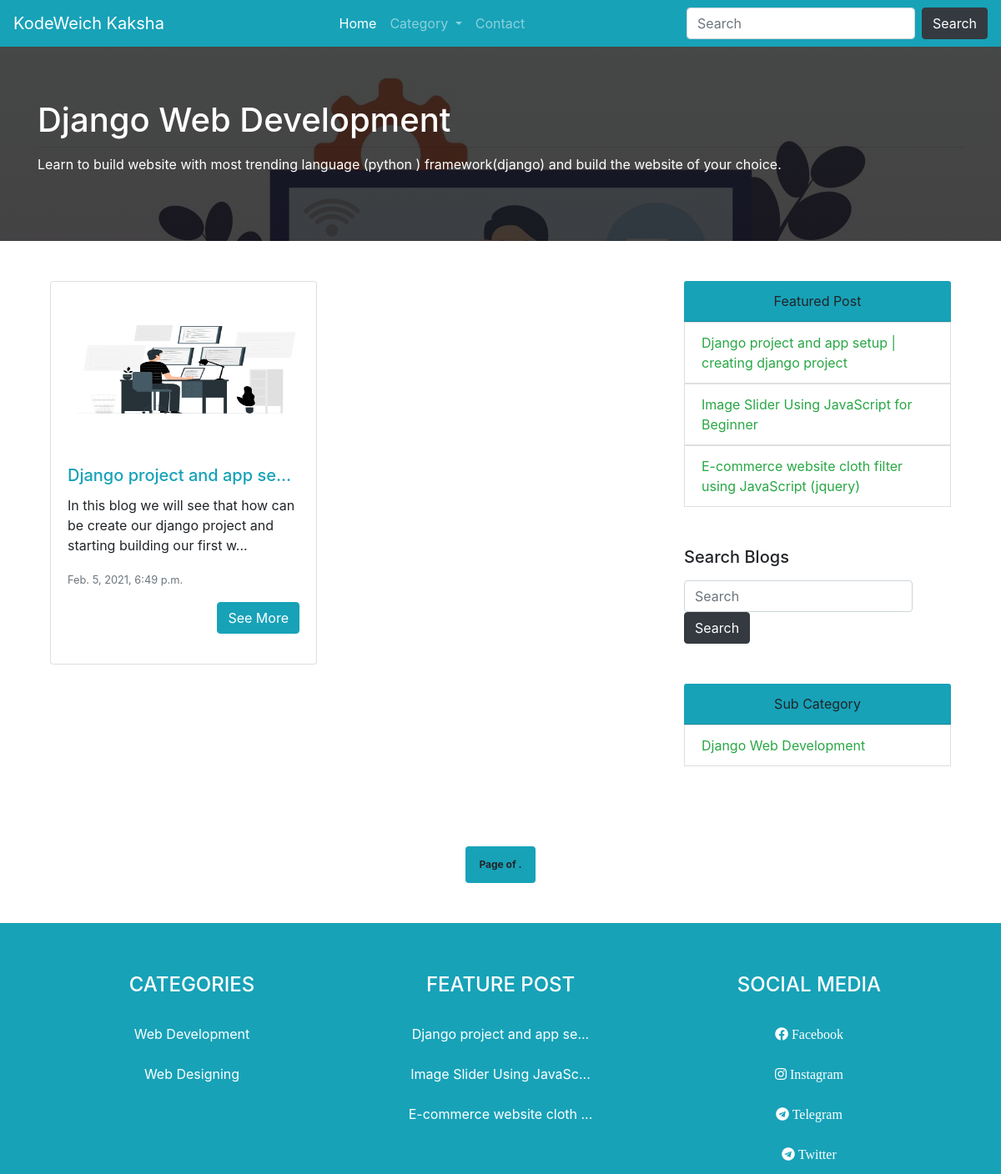
Screenshot of /blogs/web-development/django-web-development with the database file from the repository.
### blog/models.py (models this page shows, shortened)
class Web_detail(models.Model):
    website_name = models.CharField(max_length=100)
    hero_image = models.ImageField(upload_to = "upload/")
    category_image = models.ImageField(upload_to = "upload/")
    sub_category_image = models.ImageField(upload_to = "upload/")
    comment_image = models.ImageField(upload_to = "upload/")
    facebook_link =models.CharField(max_length=200)
    instagram_link =models.CharField(max_length=200)
    twitter_link =models.CharField(max_length=200)
    telegram_link =models.CharField(max_length=200)

class BlogSubCategory(models.Model):
    title = models.CharField(max_length= 50)
    slug = models.CharField(max_length = 100)
    description = models.CharField(max_length = 200)
    category = models.ForeignKey(BlogCategory, on_delete=models.CASCADE)

class Blog(models.Model):
    title = models.CharField(max_length = 100)
    permalink = models.CharField(max_length = 200)
    content = models.TextField()
    description = models.CharField(max_length = 300)
    date = models.DateTimeField(auto_now_add=True)
    author = models.ForeignKey(Author ,on_delete=models.CASCADE)
    category = models.ForeignKey(BlogCategory , on_delete=models.CASCADE)
    sub_category = models.ForeignKey(BlogSubCategory, on_delete=models.CASCADE)
    image = models.ImageField(upload_to = "upload/")

class BlogCategory(models.Model):
    title = models.CharField(max_length= 50)
    slug = models.CharField(max_length = 100)
    description = models.CharField(max_length=200)

### blog/views.py (the view)
# urls.py: path('blogs/<str:category_slug>/<str:subCategory_slug>',SubCatBlogView.as_view(), name="SubCategory"),
class SubCatBlogView(View):
    def get(self,request,category_slug,subCategory_slug):
        category = BlogCategory.objects.get(slug = category_slug)
        sub_cat = BlogSubCategory.objects.get(slug = subCategory_slug)
        blogs = Blog.objects.filter(category = category, sub_category= sub_cat)
        sub_category = BlogSubCategory.objects.filter(category = category)
        blog_obj = pagination(request,blogs,6)
        context = {
            'blogs':blogs,
            'sub_category':sub_category,
            'category':sub_cat,
        }
        return render(request, template_name="blog/blog.html", context=context)

### blog/templatetags/blog_tags.py (called while the page is built)
@register.simple_tag
def SEO():
    configuration= SEO_Configuration.objects.all().first()
    return configuration

@register.simple_tag
def web_detail():
    detail = Web_detail.objects.all().first()
    return detail

@register.simple_tag
def category():
    categories = BlogCategory.objects.all()
    return categories

@register.simple_tag
def feature_post():
    blogs = Blog.objects.all()
    comment_dict = {}
    for blog in blogs:
        no_of_comment = Comment.objects.filter(blog = blog).count()
        comment_dict[blog.permalink] = no_of_comment
    comment = dict(sorted(comment_dict.items(),reverse=True, key=lambda item: item[1]))
    query_set =set()
    for slug in dict(list(comment.items())[0: 5]):
        blog = Blog.objects.get(permalink = slug)
        query_set.add(blog)
    return query_set

### blog/views.py (called while the page is built)
def pagination(request,blogs,page_number):
    paginator = Paginator(blogs, page_number) # Show 25 contacts per page.
    page_number = request.GET.get('page')
    blog_obj = paginator.get_page(page_number)
    return blog_obj

### blog/templates/blog/blog.html (shortened to what this page needs)
{% extends 'blog/layout.html' %}
{% load blog_tags %}
{% SEO as config %}
{% web_detail as detail %}
{% block body %}
<section id="jumbotron" style="background-image:linear-gradient(rgba(23, 26, 24, 0.8),rgba(21, 19, 21, 0.8)),url('{{detail.category_image.url}}'); background-repeat: no-repeat;background-size:cover;">
    <div class="text-white jumbotron mb-0 jumbotron-fluid bg-transparent">
        <div class="container">
            <h1 class="display-5">{{category.title}}</h1>
            <hr class="my-2">
            <p>{{category.description}}</p>
        </div>
    </div>
</section>
<section id="blogs">
    <div class="container pt-5 mx-auto">
        <div class="row row-cols-1 row-cols-md-2">
            <div class="col-lg-8 col-md-8 col-ms-12">
                <div class="contianer">
                    <div class="card-deck">
                        {% for blog in blogs %}
                        <div class="col-lg-6 col-md-6 col-sm-12">
                            <div class="card mb-3">
                                <img src="{{blog.image.url}}" class="card-img-top" alt="..." height="200px">
                                <div class="card-body mb-3">
                                    <a href="/blog/{{blog.permalink}}" class="text-decoration-none text-info"><h5 class="card-title">{{blog.title|slice:":25"}}...</h5></a>
                                    <p class="card-text">{{blog.description|slice:":100"|safe}}...</p>
                                    <p class="card-text"><small class="text-muted">{{blog.date}}</small></p>
                                    <div class="links text-right">
                                        <a href="/blog/{{blog.permalink}}" class="btn btn-info">See More</a>
                                    </div>
                                </div>
                            </div>
                        </div>
                        {% endfor %}
                    </div>
                </div>
            </div>
            <div class="col-lg-4 col-md-4 col-sm-12">
                <div class="container mb-5 mx-auto">
                    <div class="card border-0">
                        <div class="card-header text-center bg-info">
                            Featured Post
                        </div>
                        <ul class="list-group list-group-flush">
                            {% feature_post as posts %}
                            {% for post in posts %}
                            <a href="/blog/{{post.permalink}} "class="text-decoration-none text-success"><li class="list-group-item">{{post.title}}</li></a>
                            {% endfor %}
                        </ul>
                    </div>
                </div>
                <div class="container mb-5 ">
                    <h5 class="mb-3">Search Blogs</h5>
                    <form class="form-inline my-2 my-lg-0"  action="/search_blog/" method="GET">
                        <input class="form-control mr-sm-2" type="search" placeholder="Search" name="search" aria-label="Search">
                        <button class="btn btn-dark my-2 my-sm-0" type="submit">Search</button>
                    </form>
                </div>
                <div class="container  mb-5 mx-auto">
                    <div class="card border-0 ">
                        <div class="card-header bg-info text-center">
                            Sub Category
                        </div>
                        <ul class="list-group list-group-flush">
                            {% for subcat in sub_category %}
                            <a href="/blogs/{{subcat.category.slug}}/{{subcat.slug}}" class="text-decoration-none text-success"><li class="list-group-item">{{subcat.title}}</li></a>
                            {% endfor %}
                        </ul>
                    </div>
                </div>
            </div>
        </div>
        <div class="blog-pagination mb-5 mt-5 d-flex">
            <div class="pagination align-self-center mx-auto">
                <span class="step-links">
                    <span class="current badge bg-info p-3 ">
                        Page {{ blogs.number}} of {{ blogs.paginator.num_pages }}.
                    </span>
                </span>
            </div>
        </div>
    </div>
</section>
{% endblock %}

### blog/templates/blog/layout.html (shortened to what this page needs)
<!DOCTYPE html>
<html lang="en">
{% load static %}
{% load blog_tags %}
{% web_detail as detail %}
<head>
    {% SEO as config %}
    <link rel="stylesheet" href="https://cdn.jsdelivr.net/npm/bootstrap@4.6.0/dist/css/bootstrap.min.css">
    <link rel="stylesheet" href="{% static 'blog/css/style.css' %}">
    <link rel="stylesheet" href="https://cdnjs.cloudflare.com/ajax/libs/font-awesome/5.15.2/css/all.min.css" />
</head>
<body>
    <header>
        <nav class="navbar navbar-expand-lg bg-info navbar-dark">
            <a class="navbar-brand" href="#">{{detail.website_name}}</a>
            <div class="collapse navbar-collapse" id="navbarTogglerDemo03">
                <ul class="navbar-nav mx-auto mt-2 mt-lg-0">
                    <li class="nav-item active">
                        <a class="nav-link" href="{% url 'Home' %}">Home <span class="sr-only">(current)</span></a>
                    </li>
                    <li class="nav-item dropdown">
                        <a class="nav-link dropdown-toggle" href="#" id="navbarScrollingDropdown" role="button"
                            data-toggle="dropdown" aria-expanded="false">
                            Category
                        </a>
                            {% category as result %}
                    </li>
                    <li class="nav-item">
                        <a class="nav-link" href="{% url 'Contact' %}">Contact</a>
                    </li>
                </ul>
                <form class="form-inline my-2 my-lg-0" action="/search_blog/" method="GET">
                    <input class="form-control mr-sm-2" type="search" name="search" placeholder="Search" aria-label="Search">
                    <button class="btn btn-dark my-2 my-sm-0" type="submit">Search</button>
                </form>
            </div>
        </nav>
    </header>
   {% block body %}
   {% endblock %}
    <footer class="bg-info">
        <div class="container mx-auto text-center">
            <div class="card-group pt-5 bg-transparent ">
                <div class="card bg-transparent border-0">
                    <div class="card-header border-0 bg-transparent">
                       <h4 class="text-white text-uppercase">Categories</h4>
                    </div>
                    <ul class="list-group  list-group-flush">
                        {% category as result %}
                        {% for cat in result|slice:":4" %}
                        <a href="/blogs/{{category.slug}}" class="text-decoration-none text-white" ><li class="list-group-item border-0 bg-transparent">{{cat.title}}</li></a>
                         {% endfor %}
                    </ul>
                </div>
                <div class="card bg-transparent border-0">
                    <div class="card-header border-0 bg-transparent">
                        <h4 class="text-white text-uppercase">Feature POST</h4>
                    </div>
                    <ul class="list-group list-group-flush">
                        {% feature_post as posts %}
                        {% for post in posts %}
                        <a href="/blog/{{post.permalink}} " class="text-decoration-none text-white"><li class="list-group-item border-0 bg-transparent">{{post.title|slice:":25"}}...</li></a>
                        {% endfor %}
                    </ul>
                </div>
                <div class="card bg-transparent border-0">
                    <div class="card-header border-0 bg-transparent">
                        <h4 class="text-white text-uppercase">Social Media</h4>
                    </div>
                    <ul class="list-group  list-group-flush">
                        <a href="{{detail.facebook_link}}"><li class="list-group-item border-0 bg-transparent"><i class="fab fa-facebook text-white"> Facebook</i></li></a>
                        <a href="{{detail.instagram_link}}"><li class="list-group-item border-0 bg-transparent"><i class="fab fa-instagram text-white" aria-hidden="true"> Instagram</i></li></a>
                        <a href="{{detail.telegram_link}}"><li class="list-group-item border-0 bg-transparent"><i class="fab  fa-telegram text-white" aria-hidden="true"> Telegram</i></li></a>
                        <a href="{{detail.twitter_link}}"><li class="list-group-item border-0 bg-transparent"><i class="fab  fa-telegram text-white" aria-hidden="true"> Twitter</i></li></a>
                    </ul>
                </div>
            </div>
        </div>
    </footer>
</body>
</html>

### blog/static/blog/css/style.css (style rules this page uses)
body a { text-decoration: none; }

### rows the page displays
Web_detail: website_name "KodeWeich Kaksha", category_image (picture)
BlogSubCategory: title "Django Web Development", description "Learn to build website with most trending language (python ) framework(django) and build the website of your choice."
Blog: image (picture), title "Django project and app se", description "In this blog we will see that how can be create our django project and starting building our first w", date "Feb. 5, 2021, 6:49 p.m.", title "Django project and app setup | creating django project"
Blog: title "Image Slider Using JavaScript for Beginner", title "Image Slider Using JavaSc"
Blog: title "E-commerce website cloth filter using JavaScript (jquery)", title "E-commerce website cloth"
BlogCategory: title "Web Development"
BlogCategory: title "Web Designing"
